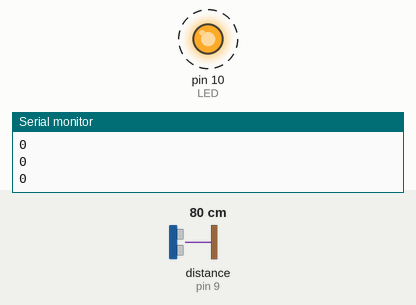
Simulated run of this sketch. Board: Arduino Uno, built with avr-gcc and run on an emulated ATmega328P. Parts: output pins drawn as LEDs (lit = HIGH), the last lines printed to the serial monitor. Wiring (inferred from the names in the program): ultrasonic range finder: trigger pin 8; echo pin 9. Dashed ring = blinking. The test bench sets the inputs (shaded band); at power-on: distance to the obstacle (sensor on pin 9) 80 cm. The echo pulse lasts 58.3 µs per cm; pins used as bus, display or sensor lines are not drawn.

Above: at 1.45 s.
1.5 s: distance to the obstacle (sensor on pin 9) set to 47 cm
4.7 s: distance to the obstacle (sensor on pin 9) set to 41 cm
At 5.9 s:
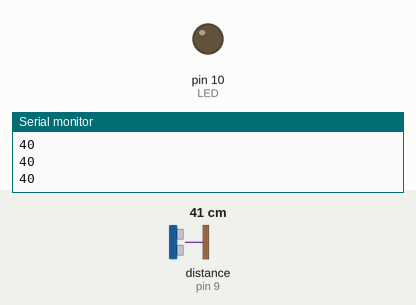
6.2 s: distance to the obstacle (sensor on pin 9) set to 22 cm
7.7 s: distance to the obstacle (sensor on pin 9) set to 18 cm
At 7.78 s:
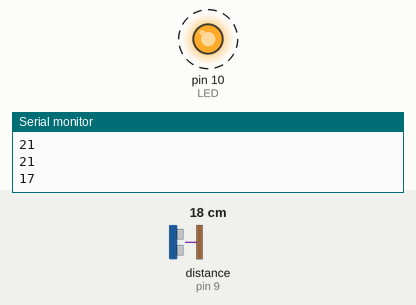
10.9 s: distance to the obstacle (sensor on pin 9) set to 35 cm
At 11.09 s:
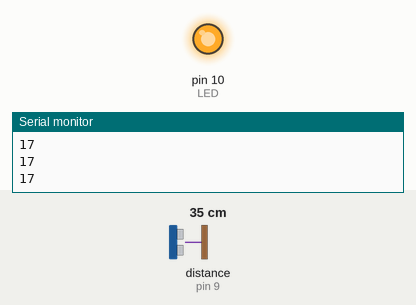
Timing chart, 0 to 13.5 s (numbered marks = the images above; inputs shaded):
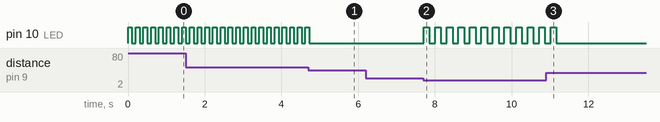

The sketch:

hc-sr04_sample2.ino
```cpp
#define TRIG   8
#define ECHO   9
#define LED    10

long measure() {
  digitalWrite(TRIG, LOW);
  delayMicroseconds(2);
  digitalWrite(TRIG, HIGH);
  delayMicroseconds(10);
  digitalWrite(TRIG, LOW);
  return pulseIn(ECHO, HIGH, 3000) / 58;
}

void setup() {
  pinMode(TRIG, OUTPUT);
  pinMode(ECHO, INPUT);
  pinMode(LED, OUTPUT);

  Serial.begin(9600);
}

void blink_led(int delay_t, int n)
{
  for(int i = 0; i < n; i++) {
    digitalWrite(LED, HIGH);
    delay(delay_t);
    digitalWrite(LED, LOW);
    delay(delay_t);
  }
}

void loop() {
  int distance = measure(); // distance in cm
  Serial.println(distance);

  if(distance < 10) {
    blink_led(100, 3);
  } else if(distance < 20) {
    blink_led(150, 2);
  }
}
```

Measured:
- the behaviour switches between 44 and 43 cm on distance to the obstacle (sensor on pin 9) (found by bisection; images 0 and 1)
- the behaviour switches between 21 and 20 cm on distance to the obstacle (sensor on pin 9) (found by bisection; images 1 and 2)
- after the input at 4.7 s, pin 10 (LED): goes on until 4.7 s, then stays LOW
- after the input at 7.7 s, pin 10 (LED): alternates HIGH for 0.15 s and LOW for 0.15 s, starting at once
- after the input at 10.9 s, pin 10 (LED): goes on until 11.2 s, then stays LOW
- by itself, pin 10 (LED): alternates HIGH for 0.10 s and LOW for 0.10 s
